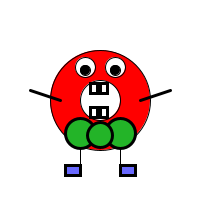
Frame 1 (no input)
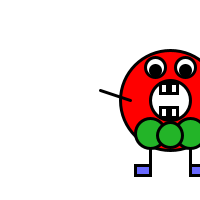
Frame 60 (the mouse pressed at the canvas centre just before this capture)
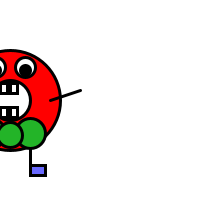
Frame 120 (the mouse held since frame 60 and released just before this capture)

The Processing sketch that drew these frames (run headless with seeded random() and noise(); from frame 60 on, the mouse is pressed at the canvas centre):

// Processing sketch: processing_123147
// ── processing_123147.pde

int monstertjeX;
int monstertjeY;

int richting;
int teller;

boolean test;

void setup() {
  size(200, 200);
  monstertjeX = 100;
  monstertjeY = 100;
  richting = 10;
  teller = 0;
  test=true;
}

void draw() {
  //lijf
  background(255);
  stroke(0);
    if (test == true){
   fill(255, 0, 0);
  }
  if (test == false){
    fill(0,0,255);
  }
  ellipseMode(CENTER);
  ellipse(monstertjeX, monstertjeY, 100, 100);

  //binnenkant lijf
  fill(255, 255, 255);
  ellipseMode(CENTER);
  ellipse(monstertjeX, monstertjeY, 40, 40);

  //oog links
  fill(255, 255, 255);
  ellipse(monstertjeX-15, monstertjeY-33, 20, 20);
  fill(0);
  ellipse(monstertjeX-15, monstertjeY-30, 10, 10);

  //oog rechts
  fill(255, 255, 255);
  ellipse(monstertjeX+15, monstertjeY-33, 20, 20);
  fill(0);
  ellipse(monstertjeX+15, monstertjeY-30, 10, 10);

  //benen
  line(monstertjeX-20, monstertjeY+45, monstertjeX-20, monstertjeY+65);
  line(monstertjeX+20, monstertjeY+45, monstertjeX+20, monstertjeY+65);
  strokeWeight(3);

  //armen
  line(monstertjeX-70, monstertjeY-10, monstertjeX-40, monstertjeY);
  line(monstertjeX+40, monstertjeY, monstertjeX+70, monstertjeY-10);

  //voeten
  fill(0, 0, 255, 150);
  rect(monstertjeX-35, monstertjeY+65, 15, 10);
  fill(0, 0, 255, 150);
  rect(monstertjeX+20, monstertjeY+65, 15, 10);

  //tanden
  fill(255);
  rect(monstertjeX, monstertjeY-17, 7, 10);
  rect(monstertjeX-10, monstertjeY-17, 7, 10);
  rect(monstertjeX, monstertjeY+7, 7, 10);
  rect(monstertjeX-10, monstertjeY+7, 7, 10);

  //strik
 
  fill(35,180,40);
  ellipse(monstertjeX-20, monstertjeY+33, 30, 30);
  ellipse(monstertjeX+20, monstertjeY+33, 30, 30);
  ellipse(monstertjeX, monstertjeY+35, 25, 25);

  monstertjeX = monstertjeX + richting;

  if (monstertjeX > width ||  monstertjeX < 0) {
    richting = -richting;
    if(teller==10){
  teller=0;
  test=!test;
    }
    println(teller);
    teller = teller +1;
   
  }


}
